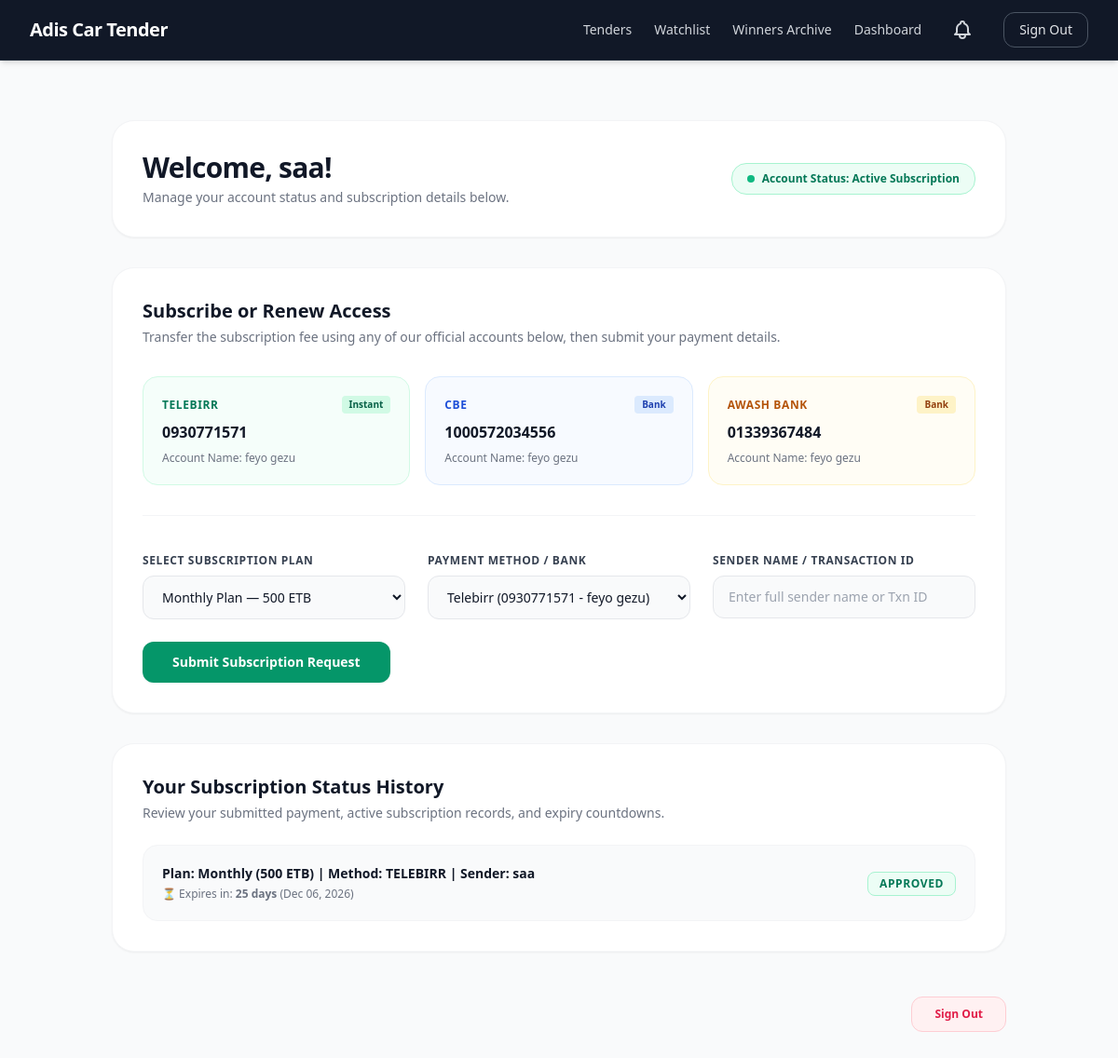
The page /accounts/dashboard/ (signed in) on the database its author committed.
### accounts/models.py (models this page shows, shortened)
class User(AbstractUser):
    phone_number = models.CharField(max_length=20, blank=True, null=True)

class CustomerSubscription(models.Model):
    PAYMENT_CHOICES = [
        ('CBE', 'Commercial Bank of Ethiopia (1000572034556 - feyo gezu)'),
        ('TELEBIRR', 'Telebirr (0930771571 - feyo gezu)'),
        ('AWASH', 'Awash Bank (01339367484 - feyo gezu)'),
    ]
    PLAN_CHOICES = [
        ('Monthly (500 ETB)', 'Monthly Plan — 500 ETB'),
        ('Quarterly (1300 ETB)', 'Quarterly Plan — 1300 ETB'),
        ('Semiannually (2400 ETB)', 'Semi-Annually Plan — 2400 ETB'),
    ]
    user = models.ForeignKey(
        User,
        on_delete=models.CASCADE,
        related_name='subscriptions',
        null=True,
        blank=True,
    )
    plan_name = models.CharField(
        max_length=100, choices=PLAN_CHOICES, default='Monthly (500 ETB)'
    )
    sender_name = models.CharField(max_length=100)
    reference_number = models.CharField(max_length=100, blank=True, null=True)
    payment_method = models.CharField(
        max_length=50, choices=PAYMENT_CHOICES, default='TELEBIRR'
    )
    status = models.CharField(max_length=20, default='PENDING')
    created_at = models.DateTimeField(auto_now_add=True)
    def get_expiry_date(self):
        if self.created_at:
            if 'Monthly' in self.plan_name:
                days = 30
            elif 'Quarterly' in self.plan_name:
                days = 90
            elif 'Semiannually' in self.plan_name or 'Semi-Annually' in self.plan_name:
                days = 180
            else:
                days = 30
            return self.created_at + timedelta(days=days)
        return None
    def days_remaining(self):
        expiry = self.get_expiry_date()
        if expiry:
            delta = expiry - timezone.now()
            return max(0, delta.days)
        return 0
    def is_expired(self):
        expiry = self.get_expiry_date()
        if expiry:
            return timezone.now() > expiry
        return False

### accounts/views.py (the view)
# urls.py: path('dashboard/', views.user_dashboard, name='user_dashboard'),
@login_required
def user_dashboard(request):
    user_subscriptions = CustomerSubscription.objects.filter(user=request.user)
    notifications = request.user.notifications.all()[:10]
    unread_count = request.user.notifications.filter(is_read=False).count()
    if request.method == 'POST':
        form = ManualSubscriptionForm(request.POST, request.FILES)
        if form.is_valid():
            sub = form.save(commit=False)
            sub.user = request.user  # Forcefully assign the authenticated User instance
            if not sub.sender_name:
                sub.sender_name = request.user.username
            sub.save()
            messages.success(
                request,
                'Subscription request submitted successfully! Waiting for admin approval.',
            )
            return redirect('user_dashboard')
    else:
        form = ManualSubscriptionForm()
    context = {
        'subscriptions': user_subscriptions,
        'form': form,
        'notifications': notifications,
        'unread_count': unread_count,
    }
    return render(request, 'accounts/dashboard.html', context)

### accounts/forms.py
class ManualSubscriptionForm(forms.ModelForm):
    class Meta:
        model = CustomerSubscription
        fields = ['plan_name', 'payment_method', 'sender_name']
        widgets = {
            'plan_name': forms.Select(attrs={
                'class': 'w-full px-4 py-3 rounded-xl border border-gray-200 bg-gray-50 focus:bg-white focus:ring-2 focus:ring-emerald-500 focus:border-transparent outline-none text-sm text-gray-900 transition-all'
            }),
            'payment_method': forms.Select(attrs={
                'class': 'w-full px-4 py-3 rounded-xl border border-gray-200 bg-gray-50 focus:bg-white focus:ring-2 focus:ring-emerald-500 focus:border-transparent outline-none text-sm text-gray-900 transition-all'
            }),
            'sender_name': forms.TextInput(attrs={
                'class': 'w-full px-4 py-3 rounded-xl border border-gray-200 bg-gray-50 focus:bg-white focus:ring-2 focus:ring-emerald-500 focus:border-transparent outline-none text-sm text-gray-900 transition-all',
                'placeholder': 'Enter full sender name or Txn ID'
            }),
        }

### accounts/context_processors.py (called while the page is built)
def notification_processor(request):
    if request.user.is_authenticated:
        notifications = Notification.objects.filter(user=request.user)
        unread_count = notifications.filter(is_read=False).count()
        return {
            'global_notifications': notifications,
            'global_unread_count': unread_count,
        }
    return {
        'global_notifications': [],
        'global_unread_count': 0,
    }

### templates/accounts/dashboard.html (shortened to what this page needs)
{% extends 'base.html' %}
{% block content %}
<div class="max-w-5xl mx-auto px-4 sm:px-6 lg:px-8 py-8 space-y-8">
    <div class="bg-white rounded-3xl shadow-sm border border-gray-100 p-6 sm:p-8 flex flex-col sm:flex-row sm:items-center justify-between gap-6">
        <div class="space-y-1">
            <h1 class="text-3xl font-extrabold text-gray-900 tracking-tight">
                Welcome, {{ request.user.username }}!
            </h1>
            <p class="text-sm text-gray-500">
                Manage your account status and subscription details below.
            </p>
        </div>
        <div>
            {% if subscriptions %}
                <span class="inline-flex items-center gap-2 px-4 py-2 bg-emerald-50 text-emerald-700 text-xs font-bold rounded-2xl border border-emerald-200">
                    <span class="w-2 h-2 rounded-full bg-emerald-500"></span>
                    Account Status: Active Subscription
                </span>
            {% else %}
                <span class="inline-flex items-center gap-2 px-4 py-2 bg-amber-50 text-amber-700 text-xs font-bold rounded-2xl border border-amber-200">
                    <span class="w-2 h-2 rounded-full bg-amber-500"></span>
                    Account Status: Pending Approval
                </span>
            {% endif %}
        </div>
    </div>
    <div class="bg-white rounded-3xl shadow-sm border border-gray-100 p-6 sm:p-8 space-y-8">
        <div>
            <h2 class="text-xl font-bold text-gray-900">Subscribe or Renew Access</h2>
            <p class="text-sm text-gray-500 mt-1">Transfer the subscription fee using any of our official accounts below, then submit your payment details.</p>
        </div>
        <div class="grid grid-cols-1 md:grid-cols-3 gap-4">
            <div class="p-5 bg-emerald-50/50 rounded-2xl border border-emerald-100 space-y-2">
                <div class="flex items-center justify-between">
                    <span class="text-xs font-extrabold text-emerald-700 uppercase tracking-wider">Telebirr</span>
                    <span class="px-2 py-0.5 bg-emerald-100 text-emerald-800 text-[10px] font-bold rounded">Instant</span>
                </div>
                <p class="text-base font-bold text-gray-900">0930771571</p>
                <p class="text-xs text-gray-500 font-medium">Account Name: feyo gezu</p>
            </div>
            <div class="p-5 bg-blue-50/50 rounded-2xl border border-blue-100 space-y-2">
                <div class="flex items-center justify-between">
                    <span class="text-xs font-extrabold text-blue-700 uppercase tracking-wider">CBE</span>
                    <span class="px-2 py-0.5 bg-blue-100 text-blue-800 text-[10px] font-bold rounded">Bank</span>
                </div>
                <p class="text-base font-bold text-gray-900">1000572034556</p>
                <p class="text-xs text-gray-500 font-medium">Account Name: feyo gezu</p>
            </div>
            <div class="p-5 bg-amber-50/50 rounded-2xl border border-amber-100 space-y-2">
                <div class="flex items-center justify-between">
                    <span class="text-xs font-extrabold text-amber-700 uppercase tracking-wider">Awash Bank</span>
                    <span class="px-2 py-0.5 bg-amber-100 text-amber-800 text-[10px] font-bold rounded">Bank</span>
                </div>
                <p class="text-base font-bold text-gray-900">01339367484</p>
                <p class="text-xs text-gray-500 font-medium">Account Name: feyo gezu</p>
            </div>
        </div>
        <form method="POST" class="space-y-6 pt-4 border-t border-gray-100">
            <div class="grid grid-cols-1 md:grid-cols-3 gap-6">
                <div class="space-y-2">
                    <label class="block text-xs font-bold text-gray-700 uppercase tracking-wider">
                        Select Subscription Plan
                    </label>
                    {{ form.plan_name }}
                </div>
                <div class="space-y-2">
                    <label class="block text-xs font-bold text-gray-700 uppercase tracking-wider">
                        Payment Method / Bank
                    </label>
                    {{ form.payment_method }}
                </div>
                <div class="space-y-2">
                    <label class="block text-xs font-bold text-gray-700 uppercase tracking-wider">
                        Sender Name / Transaction ID
                    </label>
                    {{ form.sender_name }}
                </div>
            </div>
            <button type="submit" class="w-full sm:w-auto px-8 py-3 bg-emerald-600 hover:bg-emerald-700 text-white font-semibold rounded-xl text-sm shadow-sm transition-all">
                Submit Subscription Request
            </button>
        </form>
    </div>
    <div class="bg-white rounded-3xl shadow-sm border border-gray-100 p-6 sm:p-8 space-y-6">
        <div>
            <h2 class="text-xl font-bold text-gray-900">Your Subscription Status History</h2>
            <p class="text-sm text-gray-500 mt-1">Review your submitted payment, active subscription records, and expiry countdowns.</p>
        </div>
        {% if subscriptions %}
            <div class="space-y-4">
                {% for sub in subscriptions %}
                    <div class="p-5 bg-gray-50 rounded-2xl border border-gray-100 flex flex-col sm:flex-row sm:items-center justify-between gap-4">
                        <div class="space-y-1">
                            <p class="text-sm font-semibold text-gray-900">
                                Plan: {{ sub.plan_name }}
                                {% if sub.payment_method %}| Method: {{ sub.payment_method }}{% endif %}
                                {% if sub.sender_name %}| Sender: {{ sub.sender_name }}{% endif %}
                            </p>
                            {% if sub.status|lower == 'approved' %}
                                <p class="text-xs font-medium {% if sub.days_remaining <= 5 %}text-rose-600 font-bold animate-pulse{% else %}text-gray-500{% endif %}">
                                    {% if sub.is_expired %}
                                        ⚠️ Subscription Expired
                                    {% else %}
                                        ⏳ Expires in: <span class="font-bold">{{ sub.days_remaining }} days</span> ({{ sub.get_expiry_date|date:"M d, Y" }})
                                    {% endif %}
                                </p>
                            {% endif %}
                        </div>
                        <div>
                            {% if sub.status|lower == 'approved' and not sub.is_expired %}
                                <span class="inline-block px-3 py-1 bg-emerald-50 text-emerald-700 text-xs font-bold rounded-lg border border-emerald-200 uppercase tracking-wider">
                                    Approved
                                </span>
                            {% elif sub.is_expired %}
                                <span class="inline-block px-3 py-1 bg-rose-50 text-rose-700 text-xs font-bold rounded-lg border border-rose-200 uppercase tracking-wider">
                                    Expired
                                </span>
                            {% elif sub.status|lower == 'pending' %}
                                <span class="inline-block px-3 py-1 bg-amber-50 text-amber-700 text-xs font-bold rounded-lg border border-amber-200 uppercase tracking-wider">
                                    Pending Approval
                                </span>
                            {% else %}
                                <span class="inline-block px-3 py-1 bg-rose-50 text-rose-700 text-xs font-bold rounded-lg border border-rose-200 uppercase tracking-wider">
                                    {{ sub.status }}
                                </span>
                            {% endif %}
                        </div>
                    </div>
                {% endfor %}
            </div>
        {% else %}
            <div class="p-8 text-center bg-gray-50 rounded-2xl border border-dashed border-gray-200">
                <p class="text-sm text-gray-500">No active or pending subscription records found for your account.</p>
            </div>
        {% endif %}
    </div>
    <div class="flex justify-end pt-4">
        <a href="{% url 'logout' %}" class="px-6 py-2.5 bg-rose-50 hover:bg-rose-100 text-rose-600 font-semibold rounded-xl text-xs border border-rose-200 transition-all">
            Sign Out
        </a>
    </div>
</div>
{% endblock %}

### rows shown on the page
User: user.username "saa"
CustomerSubscription: plan_name "Monthly (500 ETB)", payment_method "TELEBIRR", sender_name "saa", days_remaining "25", get_expiry_date "Dec 06, 2026", status "APPROVED"
